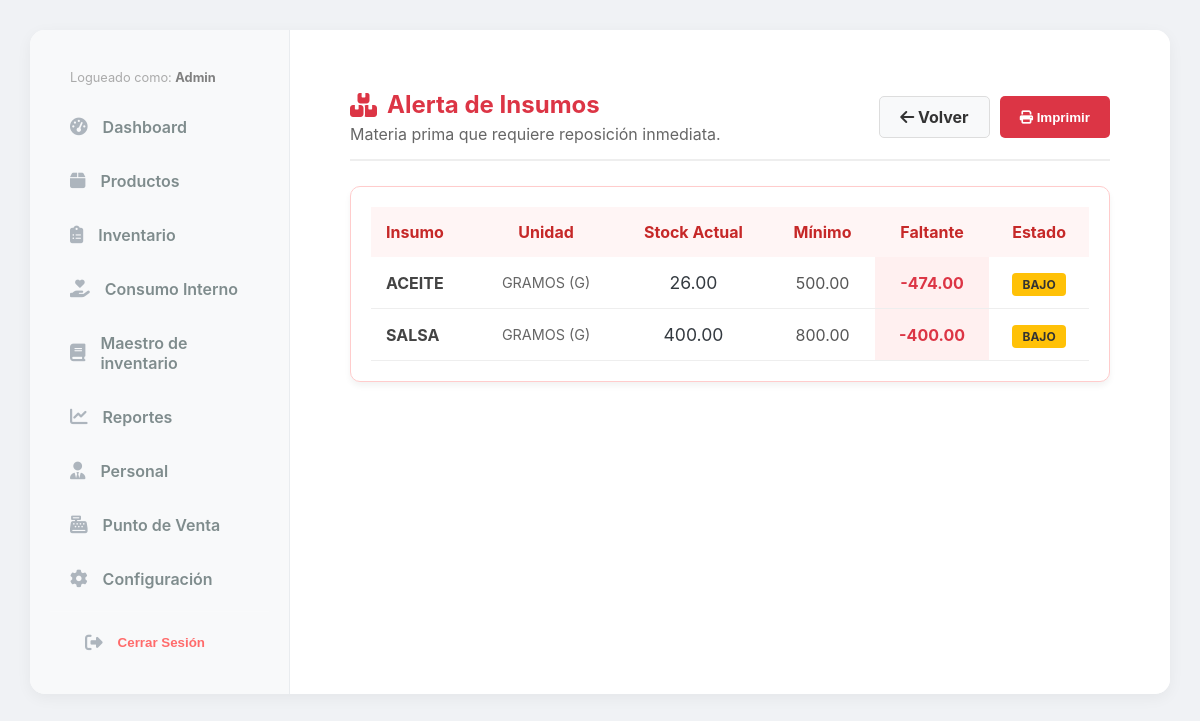
Page /reportes/insumos-agotados/ (signed in) on the earlier database version.
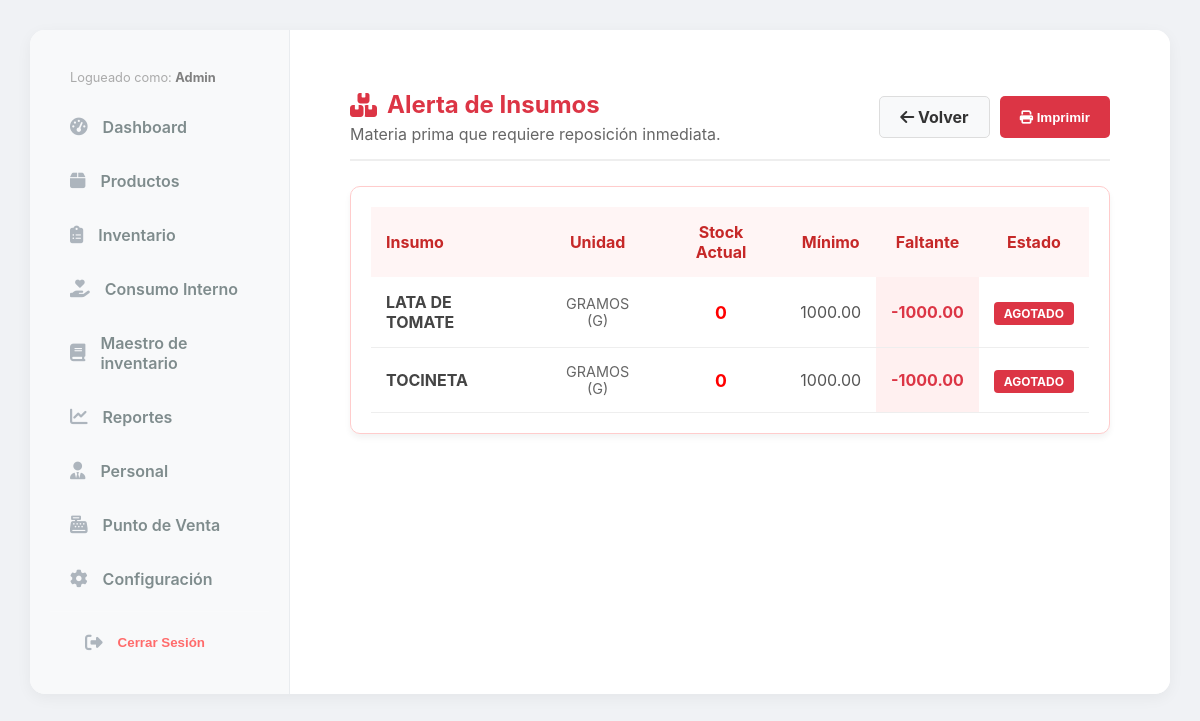
Same page on the later database version.
### inventory/models.py (models this page shows, shortened)
class Insumo(models.Model):
    nombre = models.CharField(max_length=200)
    categoria = models.ForeignKey(CategoriaInsumo, on_delete=models.SET_NULL, null=True)
    unidad = models.ForeignKey(UnidadMedida, on_delete=models.PROTECT, verbose_name="Unidad Base")
    peso_standar = models.DecimalField(
        max_digits=12,
        decimal_places=3,
        default=1,
        verbose_name="Peso por Unidad de Compra (Gr/Ml)"
    )
    precio_mercado = models.DecimalField(max_digits=12, decimal_places=2, default=0, verbose_name="Costo de la Unidad ($)")
    merma_porcentaje = models.DecimalField(max_digits=5, decimal_places=2, default=0, verbose_name="% Merma")
    rendimiento = models.DecimalField(
        max_digits=12,
        decimal_places=3,
        default=1,
        verbose_name="Rendimiento (Cantidad Final Producida)"
    )
    costo_unitario = models.DecimalField(max_digits=12, decimal_places=6, default=0, verbose_name="Costo Real x Gramo")
    stock_actual = models.DecimalField(max_digits=12, decimal_places=3, default=0)
    stock_minimo = models.DecimalField(max_digits=12, decimal_places=3, default=500)
    es_insumo_compuesto = models.BooleanField(default=False)

class UnidadMedida(models.Model):
    nombre = models.CharField(max_length=50)
    codigo = models.CharField(max_length=10)
    factor = models.DecimalField(max_digits=10, decimal_places=4, default=1, help_text="1 para Gramos/ML. 1000 para KG/L.")
    def __str__(self): return f"{self.nombre} ({self.codigo})"

### reports/views.py (the view)
# urls.py: path('insumos-agotados/', views.reporte_insumos_agotados, name='reporte_insumos_agotados'),
@login_required
def reporte_insumos_agotados(request):
    insumos_criticos = Insumo.objects.filter(
        stock_actual__lte=F('stock_minimo')
    ).annotate(
        deficit=ExpressionWrapper(
            F('stock_minimo') - F('stock_actual'),
            output_field=DecimalField()
        )
    ).order_by('stock_actual')
    return render(request, 'reports/insumos_agotados.html', {
        'insumos': insumos_criticos
    })

### core/context_processors.py (called while the page is built)
def configuracion_global(request):
    return {
        'config': Configuracion.get_solo()
    }

### core/models.py (called while the page is built)
    @classmethod
    def get_solo(cls):
        obj, created = cls.objects.get_or_create(id=1)
        return obj

### reports/templates/reports/insumos_agotados.html (shortened to what this page needs)
{% extends 'base.html' %}
{% load static %}
{% block content %}
<div style="padding: 20px; max-width: 1000px; margin: 0 auto;">
    <div style="display: flex; justify-content: space-between; align-items: center; margin-bottom: 25px; border-bottom: 2px solid #eee; padding-bottom: 15px;">
        <div>
            <h2 style="color: #dc3545; margin: 0; display: flex; align-items: center; gap: 10px;">
                <i class="fas fa-boxes"></i> Alerta de Insumos
            </h2>
            <p style="color: #666; margin: 5px 0 0 0;">
                Materia prima que requiere reposición inmediata.
            </p>
        </div>
        <div style="display: flex; gap: 10px;">
            <a href="{% url 'reporte_inventario' %}" class="btn-print" style="text-decoration: none; padding: 10px 20px; background: #f8f9fa; color: #333; border: 1px solid #ddd; border-radius: 5px; font-weight: bold;">
                <i class="fas fa-arrow-left"></i> Volver
            </a>
            <button onclick="window.print()" class="btn-print" style="padding: 10px 20px; background: #dc3545; color: white; border: none; border-radius: 5px; font-weight: bold; cursor: pointer;">
                <i class="fas fa-print"></i> Imprimir
            </button>
        </div>
    </div>
    <div class="card-style" style="background: white; border-radius: 10px; box-shadow: 0 4px 6px rgba(0,0,0,0.05); overflow: hidden; border: 1px solid #ffcccc;">
        {% if insumos %}
        <table style="width: 100%; border-collapse: collapse;">
            <thead style="background: #fff5f5; color: #c62828;">
                <tr>
                    <th style="padding: 15px; text-align: left;">Insumo</th>
                    <th style="padding: 15px; text-align: center;">Unidad</th>
                    <th style="padding: 15px; text-align: center;">Stock Actual</th>
                    <th style="padding: 15px; text-align: center;">Mínimo</th>
                    <th style="padding: 15px; text-align: center;">Faltante</th>
                    <th style="padding: 15px; text-align: center;">Estado</th>
                </tr>
            </thead>
            <tbody>
                {% for item in insumos %}
                <tr style="border-bottom: 1px solid #eee;">
                    <td style="padding: 15px; font-weight: bold; color: #444;">
                        {{ item.nombre }}
                    </td>
                    <td style="padding: 15px; text-align: center; color: #666; font-size: 0.9em;">
                        {{ item.unidad }}
                    </td>
                    <td style="padding: 15px; text-align: center; font-size: 1.1em;">
                        {% if item.stock_actual <= 0 %}
                            <span style="color: red; font-weight: bold;">0</span>
                        {% else %}
                            {{ item.stock_actual|floatformat:2 }}
                        {% endif %}
                    </td>
                    <td style="padding: 15px; text-align: center; color: #555;">
                        {{ item.stock_minimo|floatformat:2 }}
                    </td>
                    <td style="padding: 15px; text-align: center; font-weight: bold; color: #dc3545; background-color: #fff0f0;">
                        -{{ item.deficit|floatformat:2 }}
                    </td>
                    <td style="padding: 15px; text-align: center;">
                        {% if item.stock_actual <= 0 %}
                            <span style="background: #dc3545; color: white; padding: 4px 10px; border-radius: 4px; font-size: 0.75em; font-weight: bold;">AGOTADO</span>
                        {% else %}
                            <span style="background: #ffc107; color: #333; padding: 4px 10px; border-radius: 4px; font-size: 0.75em; font-weight: bold;">BAJO</span>
                        {% endif %}
                    </td>
                </tr>
                {% endfor %}
            </tbody>
        </table>
        {% else %}
            <div style="padding: 50px; text-align: center; color: #28a745;">
                <i class="fas fa-check-circle" style="font-size: 4em; margin-bottom: 15px; opacity: 0.5;"></i>
                <h3>Almacén Abastecido</h3>
                <p>Todos los insumos están por encima del stock mínimo.</p>
            </div>
        {% endif %}
    </div>
</div>
{% endblock %}

### templates/base.html (shortened to what this page needs)
{% load static %}
<!DOCTYPE html>
<html lang="es">
<head>
    <link rel="stylesheet" href="{% static 'css/style.css' %}">
    <link rel="stylesheet" href="https://cdnjs.cloudflare.com/ajax/libs/font-awesome/6.4.0/css/all.min.css">
</head>
<body class="light-theme">
    <div class="dashboard-layout">
        <div class="main-app-container card-style">
            <aside class="sidebar">
                <nav class="sidebar-nav">
                    <div style="padding: 10px 20px; color: #aaa; font-size: 0.8em;">
                            Logueado como: <strong style="color: grey;">{{ user.username|title }}</strong>
                    </div>
                    <a href="{% url 'panel_control' %}" class="sidebar-link">
                       <i class="fas fa-tachometer-alt"></i> Dashboard
                    </a>
                    <a href="{% url 'product_list' %}" class="sidebar-link">
                       <i class="fas fa-box"></i> Productos
                    </a>
                    <a href="{% url 'inventory_index' %}" class="sidebar-link">
                       <i class="fas fa-clipboard-list"></i> Inventario
                    </a>
                    <a href="{% url 'salidas_especiales' %}" class="sidebar-link">
                        <i class="fas fa-hand-holding-heart"></i> Consumo Interno
                    </a>
                    <a href="{% url 'maestro_list' %}" class="sidebar-link">
                        <i class="fas fa-book"></i> Maestro de inventario
                    </a>
                    <a href="{% url 'reportes_index' %}" class="sidebar-link">
                        <i class="fas fa-chart-line"></i> Reportes
                    </a>
                    <a href="#" class="sidebar-link">
                       <i class="fas fa-user-tie"></i> Personal
                    </a>
                    <a href="{% url 'index' %}" class="sidebar-link">
                       <i class="fas fa-cash-register"></i> Punto de Venta
                    </a>
                    <a href="{% url 'configuracion_menu' %}" class="sidebar-link">
                        <i class="fas fa-cog"></i> Configuración
                    </a>
                    <div style="margin-top: auto; border-top: 1px solid rgba(255,255,255,0.1); padding-top: 10px;">
                        <form action="{% url 'logout' %}" method="post" style="padding: 0 15px;">
                            <button type="submit" class="sidebar-link" style="background: none; border: none; width: 100%; text-align: left; color: #ff6b6b; cursor: pointer;">
                                <i class="fas fa-sign-out-alt"></i> Cerrar Sesión
                            </button>
                        </form>
                    </div>
                </nav>
            </aside>
            <main class="main-content-area">
                {% block content %}
                {% endblock %}
            </main>
        </div>
    </div>
</body>
</html>

### tables/static/css/style.css (style rules this page uses)
:root { --bg-color: #f4f7f6; --success-color: #28a745; --danger-color: #dc3545; --text-dark: #343a40; --card-text: white; }
*, *::before, *::after { box-sizing: border-box; }
body { margin: 0; font-family: -apple-system, BlinkMacSystemFont, "Segoe UI", Roboto, Helvetica, Arial, sans-serif; background-color: var(--bg-color); color: var(--text-dark); }
:root { --light-bg: #f0f2f5; --white-card: #ffffff; --primary-blue: #3498db; --light-blue-btn: #87CEEB; --text-gray: #7f8c8d; --shadow-soft: 0 4px 15px rgba(0,0,0,0.05); --border-radius-card: 15px; --border-radius-btn: 10px; }
body.light-theme { background-color: var(--light-bg); }
.card-style { background-color: var(--white-card); border-radius: var(--border-radius-card); box-shadow: var(--shadow-soft); padding: 20px; }
.dashboard-layout { min-height: 100vh; display: flex; justify-content: center; align-items: flex-start; padding: 30px; }
.main-app-container { display: flex; width: 100%; max-width: 1400px; padding: 0 !important; overflow: hidden; }
.sidebar { width: 260px; flex-shrink: 0; padding: 30px 20px; background-color: #f8f9fa; border-right: 1px solid #e9ecef; }
.sidebar-nav { display: flex; flex-direction: column; gap: 10px; }
.sidebar-link { display: flex; align-items: center; gap: 15px; text-decoration: none; color: var(--text-gray); font-weight: 600; padding: 12px 20px; border-radius: 10px; transition: all 0.2s ease; }
.sidebar-link i { font-size: 1.1rem; color: #adb5bd; transition: color 0.2s ease; }
.main-content-area { flex-grow: 1; padding: 40px; background-color: var(--white-card); }

Differences in the rows shown:
removed Insumo: nombre "ACEITE", unidad "GRAMOS (G)", stock_actual "26.00", stock_minimo "500.00", deficit "474.00", shows "BAJO"
removed Insumo: nombre "SALSA", unidad "GRAMOS (G)", stock_actual "400.00", stock_minimo "800.00", deficit "400.00", shows "BAJO"
added Insumo: nombre "LATA DE TOMATE", unidad "GRAMOS (G)", stock_actual "0", stock_minimo "1000.00", deficit "1000.00"
added Insumo: nombre "TOCINETA", unidad "GRAMOS (G)", stock_actual "0", stock_minimo "1000.00", deficit "1000.00"
